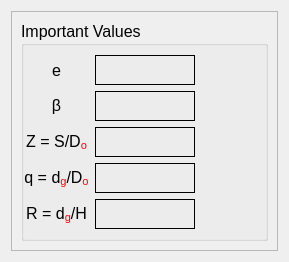
          <widget class="QWidget" name="tab_15">
           <attribute name="title">
            <string>Parameters</string>
           </attribute>
           <layout class="QVBoxLayout" name="verticalLayout_2">
            <item>
             <widget class="QFrame" name="frame_5">
              <property name="frameShape">
               <enum>QFrame::StyledPanel</enum>
              </property>
              <property name="frameShadow">
               <enum>QFrame::Raised</enum>
              </property>
              <layout class="QVBoxLayout" name="verticalLayout_4">
               <item>
                <widget class="QGroupBox" name="groupBox">
                 <property name="font">
                  <font>
                   <pointsize>12</pointsize>
                  </font>
                 </property>
                 <property name="title">
                  <string>Important Values</string>
                 </property>
                 <layout class="QGridLayout" name="gridLayout_9">
                  <property name="leftMargin">
                   <number>0</number>
                  </property>
                  <item row="1" column="1">
                   <widget class="QLabel" name="label_36">
                    <property name="minimumSize">
                     <size>
                      <width>100</width>
                      <height>30</height>
                     </size>
                    </property>
                    <property name="maximumSize">
                     <size>
                      <width>100</width>
                      <height>30</height>
                     </size>
                    </property>
                    <property name="font">
                     <font>
                      <pointsize>12</pointsize>
                     </font>
                    </property>
                    <property name="toolTip">
                     <string/>
                    </property>
                    <property name="frameShape">
                     <enum>QFrame::Box</enum>
                    </property>
                    <property name="text">
                     <string/>
                    </property>
                    <property name="alignment">
                     <set>Qt::AlignCenter</set>
                    </property>
                   </widget>
                  </item>
                  <item row="1" column="0">
                   <widget class="QLabel" name="label_37">
                    <property name="minimumSize">
                     <size>
                      <width>0</width>
                      <height>30</height>
                     </size>
                    </property>
                    <property name="maximumSize">
                     <size>
                      <width>90</width>
                      <height>16777215</height>
                     </size>
                    </property>
                    <property name="text">
                     <string>&lt;html&gt;&lt;head/&gt;&lt;body&gt;&lt;p&gt;β&lt;/p&gt;&lt;/body&gt;&lt;/html&gt;</string>
                    </property>
                    <property name="alignment">
                     <set>Qt::AlignCenter</set>
                    </property>
                   </widget>
                  </item>
                  <item row="0" column="0">
                   <widget class="QLabel" name="label_34">
                    <property name="minimumSize">
                     <size>
                      <width>0</width>
                      <height>30</height>
                     </size>
                    </property>
                    <property name="maximumSize">
                     <size>
                      <width>90</width>
                      <height>16777215</height>
                     </size>
                    </property>
                    <property name="text">
                     <string>e</string>
                    </property>
                    <property name="alignment">
                     <set>Qt::AlignCenter</set>
                    </property>
                   </widget>
                  </item>
                  <item row="2" column="1">
                   <widget class="QLabel" name="label_15">
                    <property name="minimumSize">
                     <size>
                      <width>55</width>
                      <height>30</height>
                     </size>
                    </property>
                    <property name="maximumSize">
                     <size>
                      <width>16777215</width>
                      <height>30</height>
                     </size>
                    </property>
                    <property name="font">
                     <font>
                      <pointsize>12</pointsize>
                     </font>
                    </property>
                    <property name="toolTip">
                     <string>&lt;html&gt;&lt;head/&gt;&lt;body&gt;&lt;p&gt;1.08 &amp;lt; S/D&lt;span style=&quot; color:#ff0000; vertical-align:sub;&quot;&gt;o &lt;/span&gt;&amp;lt;1.5&lt;/p&gt;&lt;/body&gt;&lt;/html&gt;</string>
                    </property>
                    <property name="frameShape">
                     <enum>QFrame::Box</enum>
                    </property>
                    <property name="text">
                     <string/>
                    </property>
                    <property name="alignment">
                     <set>Qt::AlignCenter</set>
                    </property>
                   </widget>
                  </item>
                  <item row="3" column="1">
                   <widget class="QLabel" name="label_32">
                    <property name="minimumSize">
                     <size>
                      <width>55</width>
                      <height>30</height>
                     </size>
                    </property>
                    <property name="maximumSize">
                     <size>
                      <width>16777215</width>
                      <height>30</height>
                     </size>
                    </property>
                    <property name="font">
                     <font>
                      <pointsize>12</pointsize>
                     </font>
                    </property>
                    <property name="toolTip">
                     <string>&lt;html&gt;&lt;head/&gt;&lt;body&gt;&lt;p&gt;1.25 &amp;lt; d&lt;span style=&quot; color:#ff0000; vertical-align:sub;&quot;&gt;g&lt;/span&gt;/D&lt;span style=&quot; color:#ff0000; vertical-align:sub;&quot;&gt;o&lt;/span&gt; &amp;lt; 1.75&lt;/p&gt;&lt;/body&gt;&lt;/html&gt;</string>
                    </property>
                    <property name="frameShape">
                     <enum>QFrame::Box</enum>
                    </property>
                    <property name="text">
                     <string/>
                    </property>
                    <property name="alignment">
                     <set>Qt::AlignCenter</set>
                    </property>
                   </widget>
                  </item>
                  <item row="2" column="0">
                   <widget class="QLabel" name="label_14">
                    <property name="minimumSize">
                     <size>
                      <width>0</width>
                      <height>30</height>
                     </size>
                    </property>
                    <property name="font">
                     <font>
                      <pointsize>12</pointsize>
                      <italic>false</italic>
                     </font>
                    </property>
                    <property name="text">
                     <string>&lt;html&gt;&lt;head/&gt;&lt;body&gt;&lt;p&gt;Z = S/D&lt;span style=&quot; color:#ff0000; vertical-align:sub;&quot;&gt;o&lt;/span&gt;&lt;/p&gt;&lt;/body&gt;&lt;/html&gt;</string>
                    </property>
                    <property name="alignment">
                     <set>Qt::AlignCenter</set>
                    </property>
                   </widget>
                  </item>
                  <item row="3" column="0">
                   <widget class="QLabel" name="label_31">
                    <property name="minimumSize">
                     <size>
                      <width>0</width>
                      <height>30</height>
                     </size>
                    </property>
                    <property name="font">
                     <font>
                      <pointsize>12</pointsize>
                      <italic>false</italic>
                     </font>
                    </property>
                    <property name="text">
                     <string>&lt;html&gt;&lt;head/&gt;&lt;body&gt;&lt;p&gt;q = d&lt;span style=&quot; color:#ff0000; vertical-align:sub;&quot;&gt;g&lt;/span&gt;/D&lt;span style=&quot; color:#ff0000; vertical-align:sub;&quot;&gt;o&lt;/span&gt;&lt;/p&gt;&lt;/body&gt;&lt;/html&gt;</string>
                    </property>
                    <property name="alignment">
                     <set>Qt::AlignCenter</set>
                    </property>
                   </widget>
                  </item>
                  <item row="0" column="1">
                   <widget class="QLabel" name="label_35">
                    <property name="minimumSize">
                     <size>
                      <width>100</width>
                      <height>30</height>
                     </size>
                    </property>
                    <property name="maximumSize">
                     <size>
                      <width>100</width>
                      <height>30</height>
                     </size>
                    </property>
                    <property name="font">
                     <font>
                      <pointsize>12</pointsize>
                     </font>
                    </property>
                    <property name="toolTip">
                     <string/>
                    </property>
                    <property name="frameShape">
                     <enum>QFrame::Box</enum>
                    </property>
                    <property name="text">
                     <string/>
                    </property>
                    <property name="alignment">
                     <set>Qt::AlignCenter</set>
                    </property>
                   </widget>
                  </item>
                  <item row="2" column="2">
                   <widget class="QLabel" name="label_16">
                    <property name="minimumSize">
                     <size>
                      <width>55</width>
                      <height>0</height>
                     </size>
                    </property>
                    <property name="maximumSize">
                     <size>
                      <width>16777215</width>
                      <height>16777215</height>
                     </size>
                    </property>
                    <property name="font">
                     <font>
                      <pointsize>12</pointsize>
                      <weight>75</weight>
                      <bold>true</bold>
                     </font>
                    </property>
                    <property name="frameShape">
                     <enum>QFrame::NoFrame</enum>
                    </property>
                    <property name="text">
                     <string/>
                    </property>
                    <property name="alignment">
                     <set>Qt::AlignCenter</set>
                    </property>
                   </widget>
                  </item>
                  <item row="3" column="2">
                   <widget class="QLabel" name="label_30">
                    <property name="minimumSize">
                     <size>
                      <width>55</width>
                      <height>0</height>
                     </size>
                    </property>
                    <property name="maximumSize">
                     <size>
                      <width>16777215</width>
                      <height>16777215</height>
                     </size>
                    </property>
                    <property name="font">
                     <font>
                      <pointsize>12</pointsize>
                      <weight>75</weight>
                      <bold>true</bold>
                     </font>
                    </property>
                    <property name="frameShape">
                     <enum>QFrame::NoFrame</enum>
                    </property>
                    <property name="text">
                     <string/>
                    </property>
                    <property name="alignment">
                     <set>Qt::AlignCenter</set>
                    </property>
                   </widget>
                  </item>
                  <item row="4" column="0">
                   <widget class="QLabel" name="label_117">
                    <property name="minimumSize">
                     <size>
                      <width>0</width>
                      <height>30</height>
                     </size>
                    </property>
                    <property name="font">
                     <font>
                      <pointsize>12</pointsize>
                      <italic>false</italic>
                     </font>
                    </property>
                    <property name="text">
                     <string>&lt;html&gt;&lt;head/&gt;&lt;body&gt;&lt;p&gt;R = d&lt;span style=&quot; color:#ff0000; vertical-align:sub;&quot;&gt;g&lt;/span&gt;/H&lt;/p&gt;&lt;/body&gt;&lt;/html&gt;</string>
                    </property>
                    <property name="alignment">
                     <set>Qt::AlignCenter</set>
                    </property>
                   </widget>
                  </item>
                  <item row="4" column="1">
                   <widget class="QLabel" name="label_119">
                    <property name="minimumSize">
                     <size>
                      <width>55</width>
                      <height>30</height>
                     </size>
                    </property>
                    <property name="maximumSize">
                     <size>
                      <width>16777215</width>
                      <height>30</height>
                     </size>
                    </property>
                    <property name="font">
                     <font>
                      <pointsize>12</pointsize>
                     </font>
                    </property>
                    <property name="toolTip">
                     <string>&lt;html&gt;&lt;head/&gt;&lt;body&gt;&lt;p&gt;1.25 &amp;lt; d&lt;span style=&quot; color:#ff0000; vertical-align:sub;&quot;&gt;g&lt;/span&gt;/D&lt;span style=&quot; color:#ff0000; vertical-align:sub;&quot;&gt;o&lt;/span&gt; &amp;lt; 1.75&lt;/p&gt;&lt;/body&gt;&lt;/html&gt;</string>
                    </property>
                    <property name="frameShape">
                     <enum>QFrame::Box</enum>
                    </property>
                    <property name="text">
                     <string/>
                    </property>
                    <property name="alignment">
                     <set>Qt::AlignCenter</set>
                    </property>
                   </widget>
                  </item>
                  <item row="4" column="2">
                   <widget class="QLabel" name="label_124">
                    <property name="minimumSize">
                     <size>
                      <width>55</width>
                      <height>0</height>
                     </size>
                    </property>
                    <property name="maximumSize">
                     <size>
                      <width>16777215</width>
                      <height>16777215</height>
                     </size>
                    </property>
                    <property name="font">
                     <font>
                      <pointsize>12</pointsize>
                      <weight>75</weight>
                      <bold>true</bold>
                     </font>
                    </property>
                    <property name="frameShape">
                     <enum>QFrame::NoFrame</enum>
                    </property>
                    <property name="text">
                     <string/>
                    </property>
                    <property name="alignment">
                     <set>Qt::AlignCenter</set>
                    </property>
                   </widget>
                  </item>
                 </layout>
                </widget>
               </item>
              </layout>
             </widget>
            </item>
           </layout>
          </widget>
